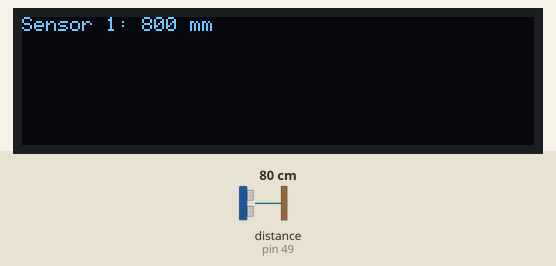
The sketch below on a simulated Arduino Uno, built with avr-gcc and run on an emulated ATmega328P. Shown: 256×64 one-colour display. The test bench sets the inputs (shaded band); at power-on: distance to the obstacle (sensor on pin 49) 80 cm. What the sketch prints to the serial monitor is not drawn.

Above: at 3.2 s.
3.3 s: distance to the obstacle (sensor on pin 49) set to 2 cm
At 4.5 s:
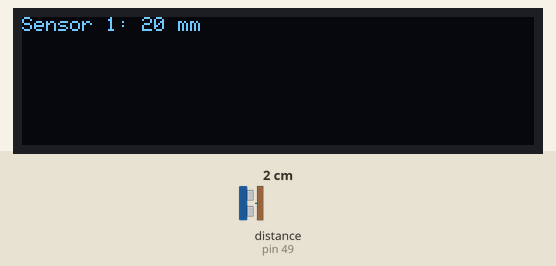
4.8 s: distance to the obstacle (sensor on pin 49) set to 4 cm
6.6 s: distance to the obstacle (sensor on pin 49) set to 9 cm
Timing chart, 0 to 9.6 s (numbered marks = the images above; inputs shaded):
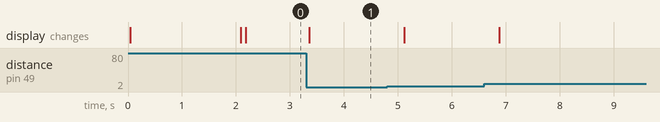

Measured:
- after the input at 3.3 s, the display: changes after 0.06 s (image 1)

The sketch:

OLED_and_VL53L0_I2C.ino
```cpp
#include <Wire.h>
#include <VL53L0X.h>
#include <Adafruit_SSD1306.h>

#define SCREEN_WIDTH 256
#define SCREEN_HEIGHT 64

#define OLED_RESET -1
Adafruit_SSD1306 display(SCREEN_WIDTH, SCREEN_HEIGHT, &Wire, OLED_RESET);

#define XSHUT_pin1 6

// #define Sensor2_newAddress 0x3F
#define Sensor1_newAddress 0x31


VL53L0X Sensor1;
// VL53L0X Sensor2;

void setup() {
  Serial.begin(115200);

  //TOF sensor
  pinMode(XSHUT_pin1, OUTPUT);
  digitalWrite(XSHUT_pin1,HIGH);

  Sensor1.setAddress(Sensor1_newAddress);
  pinMode(XSHUT_pin1, LOW);
  delay(10);
  Sensor1.setTimeout(500);
  Sensor1.init(true);
  Sensor1.startContinuous();

  //display
  Wire.begin();
  display.begin(SSD1306_SWITCHCAPVCC, 0x3C); // Address 0x3C for 128x64
  display.clearDisplay();
  display.invertDisplay(1);
  delay(2000);
  display.invertDisplay(0);
  display.display();
}

void loop() {
  int range1 = Sensor1.readRangeContinuousMillimeters();

  Serial.print("Sensor 1 Address: 0x");
  Serial.print(Sensor1.getAddress(), HEX);
  Serial.print(", Range: ");
  Serial.print(range1-50); //50 is a correction
  Serial.println(" mm");

  display.clearDisplay();
  display.setTextSize(1);
  display.setTextColor(SSD1306_WHITE);
  display.setCursor(0, 0);
  display.print("Sensor 1: ");
  display.print(range1);
  display.println(" mm");
  display.display();

  delay(500);
}
```
